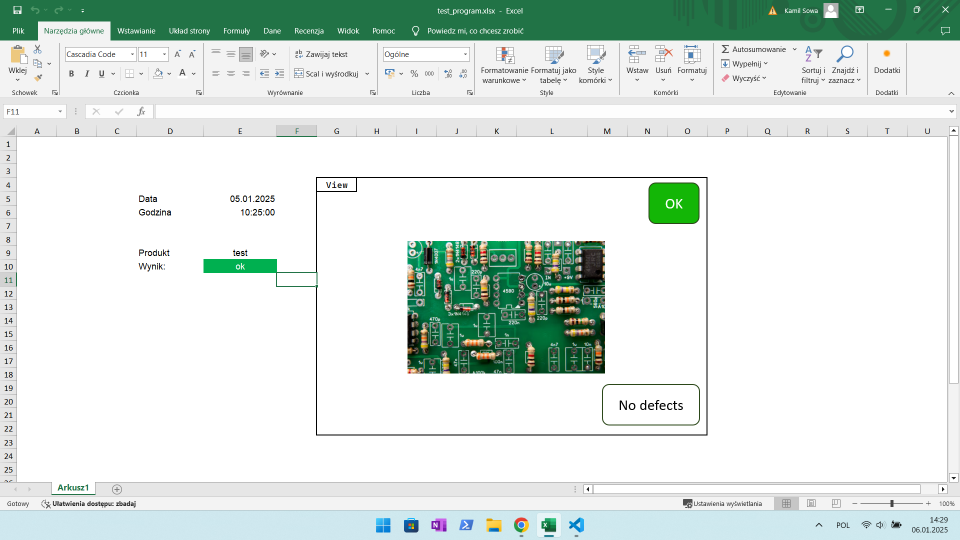
#> input picture full_screen_2025-01-06_14-29-00.png, 1920 x 1080 px (shown at 1/2 size)
$ python roi.py
#> lines starting #> are read from the running program, lines starting #| are printed output that depends on the picture
import cv2


class imageRoiSelector():
    def __init__(self, image_path, window_width=1200, window_height=800):
#> called with image_path = 'full_screen_2025-01-06_14-29-00.png', window_width = 1200, window_height = 800
        self.image_path = cv2.imread(image_path)
#> self.image_path is the input picture: shape (1080, 1920, 3); mean B, G, R 223.4, 228.8, 218.1
        self.window_width = window_width
        self.window_height = window_height
        self.original_image = self.image_path.copy()  # Store the original image
        self.scaled_image = None
        self.roi = {}
        self.start_point = None
        self.drawing = False
        self.scale_factor = 1


    def scale_image(self, image):
        """
        Scale image to fit window.
        """
        original_height, original_width = image.shape[:2]
#> original_height = 1080; original_width = 1920
        self.scale_factor = min(self.window_width / original_width, self.window_height / original_height)
#> self.scale_factor = 0.625

        # Calculate new dimensions
        new_width = int(original_width * self.scale_factor)
#> new_width = 1200
        new_height = int(original_height * self.scale_factor)
#> new_height = 675

        # Resize image
        resized_image = cv2.resize(image, (new_width, new_height))
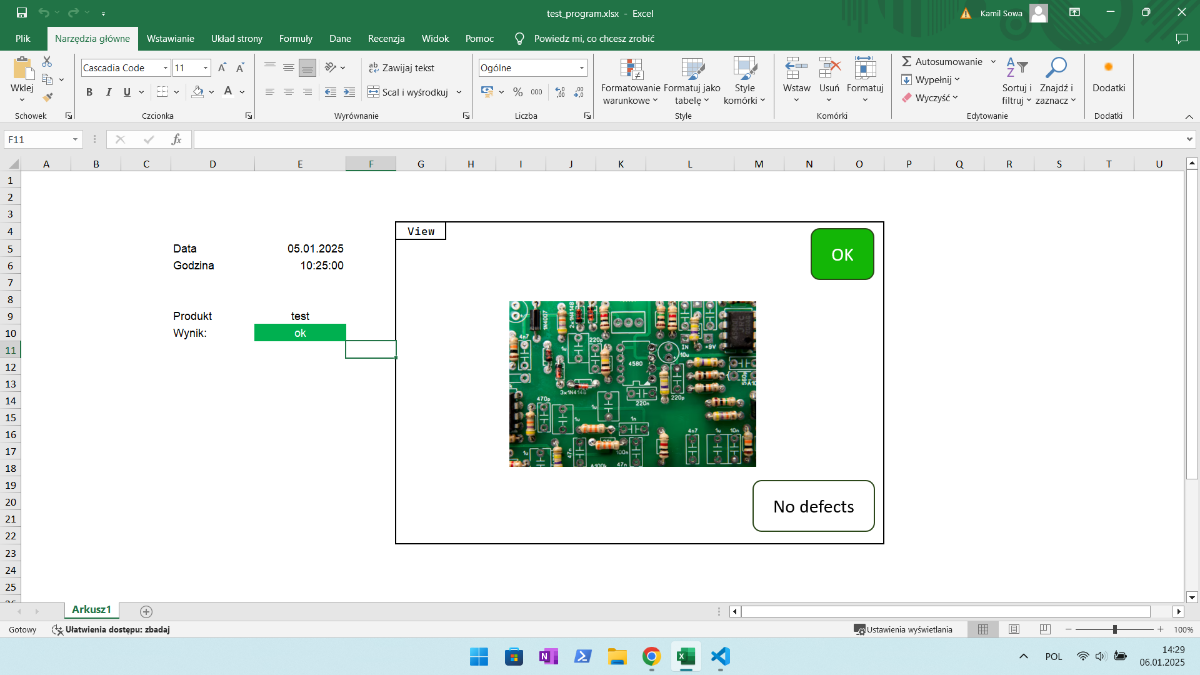
#> resized_image: shape (675, 1200, 3); mean B, G, R 223.5, 228.8, 218.1
        return resized_image

    # [54 lines left out: function mouse_callback, not called in this run]

    def run(self):
        """
        Main program loop to display image and handle drawing ROI.
        """
        cv2.namedWindow("Select ROI rectangle")

        # To store Region dictionary and return it to the rest of the application
        roi_data = {"roi": None}
        cv2.setMouseCallback("Select ROI rectangle", self.mouse_callback, {"image": self.image_path, "roi": roi_data})

        while True:
            self.scaled_image = self.scale_image(self.image_path)
            cv2.imshow("Select ROI rectangle", self.scaled_image)

            # Close app after "q" keyboard button clicked
            if cv2.waitKey(1) & 0xFF == ord('q'):
#> (key q is pressed here)
                break
            # Close app after closing the window "Select ROI rectangle"
            if cv2.getWindowProperty("Select ROI rectangle", cv2.WND_PROP_VISIBLE) < 1:
                break
            # If region selected, break main loop
            if roi_data["roi"] is not None:
                print(f"Returning region data: {roi_data['roi']}")
                break

        cv2.destroyAllWindows()
        # return roi_data["roi"]
        return self.roi


if __name__ == "__main__":
    selector = imageRoiSelector("full_screen_2025-01-06_14-29-00.png")
    region = selector.run()

    if region:
        print(f"Final selected region: {region}")

$ run again, with full_screen_2025-01-07_14-00-59.png copied over full_screen_2025-01-06_14-29-00.png
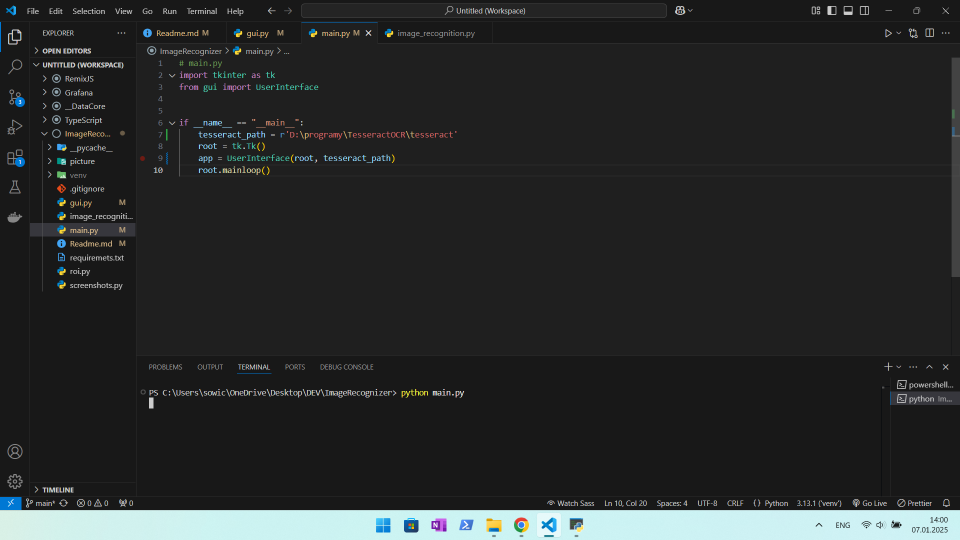
#> input picture full_screen_2025-01-07_14-00-59.png, 1920 x 1080 px (shown at 1/2 size)
#> in __init__, self.image_path is the input picture: shape (1080, 1920, 3); mean B, G, R 42.3, 42.3, 40
#> in scale_image, `resized_image = cv2.resize(image, (new_width, new_height))`:
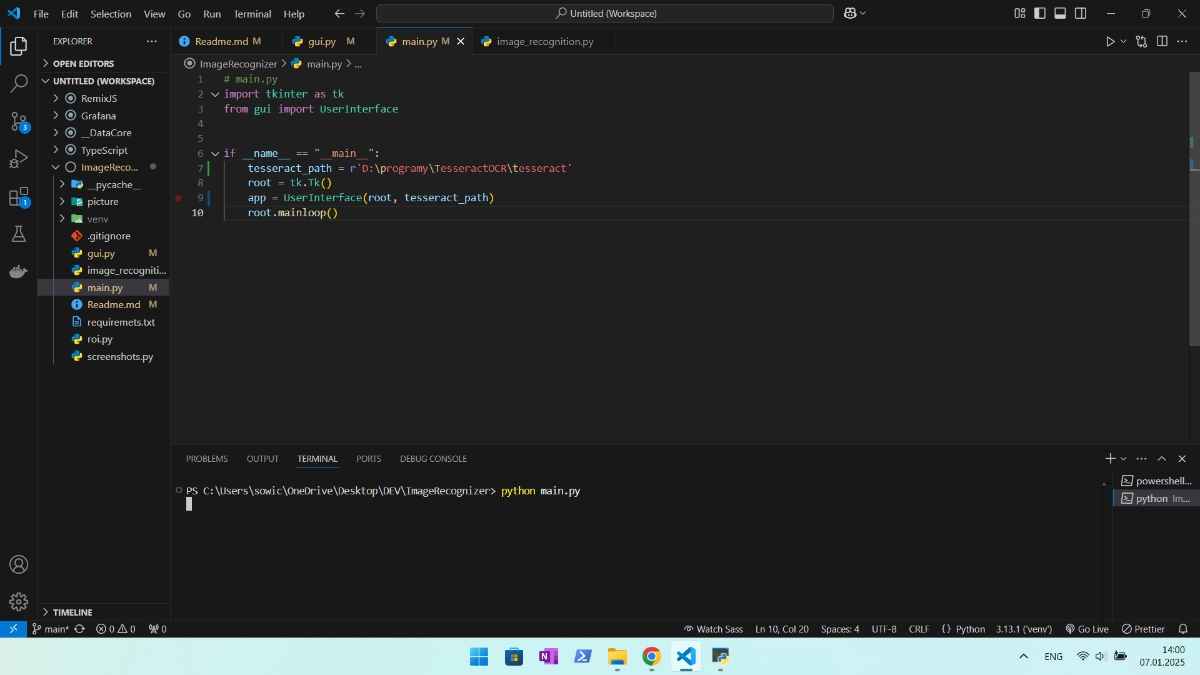
#> resized_image: shape (675, 1200, 3); mean B, G, R 42.3, 42.2, 40
